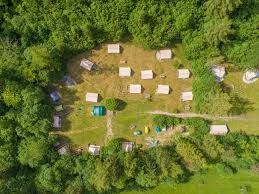
%> input picture test_images/1.jpeg, 259 x 194 px
$ octave building_detection.m   (GNU Octave 9; MATLAB toolbox functions it lacks are replaced by stand-ins)
%> lines starting %> are read from the running program, lines starting %| are printed output that depends on the picture; in (x1, y1, x2, y2) boxes, pixels count from 0 and x2, y2 are one past the last pixel; in counts of white or black regions, pixels touching at a corner belong together; the program's own positions count from 1
clc
clear;
close all;
%I=imread('C:\Users\dumpa\OneDrive\Desktop\Road-extraction-from-satellite-images-master\Road_extraction\test\1.jpeg');
[file,path] = uigetfile('*');
%> the answer given: test_images/1.jpeg
I=imread(fullfile(path,file));
%> I is the input picture: size 194x259x3 uint8; mean R, G, B 107.4, 115.7, 47.7

figure;
imshow(I);  %2
title('Original image');

J=rgb2gray(I);
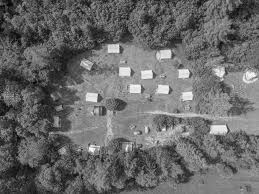
%> J: size 194x259 uint8; min 2, max 253, mean 105.5

figure
imshow(J); %2
title('grayscale image');
K=imadjust(J,[0.5 0.9],[]);
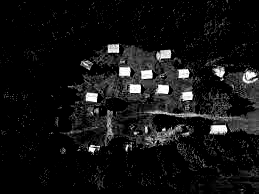
%> K: size 194x259 uint8; min 0, max 255, mean 19.3

figure;
imshow(K); %3

level = graythresh(K);
%> level = 0.351
I=im2bw(K,level);
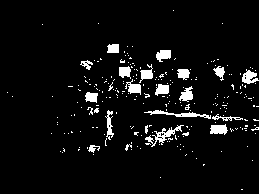
%> I: size 194x259 logical; 5.5% white; 241 white regions (220 under 20 px), largest, box (x1, y1, x2, y2) and area: (145, 125, 184, 147) 228, (144, 110, 211, 119) 196, (242, 69, 259, 84) 147

figure;
imshow(I); %4
title('Binary image after thresholding');


B = medfilt2(I);
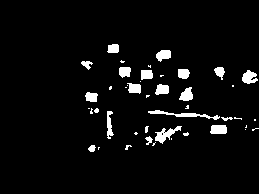
%> B: size 194x259 logical; 4.5% white; 44 white regions (24 under 20 px), largest, box (x1, y1, x2, y2) and area: (148, 110, 220, 120) 213, (155, 126, 182, 144) 193, (242, 70, 258, 84) 148
figure,imshow(B);  %5
title('median filtered image');


im = bwareafilt(B, [1, 10000]);


figure,imshow(im);  %6
%title('');

BW = bwmorph(im,'remove');
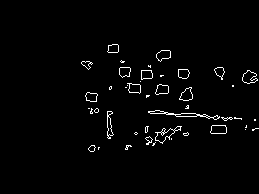
%> BW: size 194x259 logical; 2% white in thin lines or dots, all inside (x1, y1, x2, y2) = (81, 44, 259, 152)
figure,imshow(BW);  %7
title('morphological filtering');

BW1 = edge(BW,'sobel');
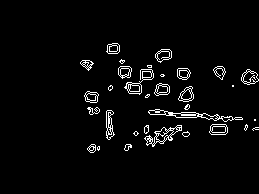
%> BW1: size 194x259 logical; 3.5% white in thin lines or dots, all inside (x1, y1, x2, y2) = (80, 43, 259, 153)
figure,imshow(BW1);  %8
title('edge detection(sobel)');

%> (the run ends here)

$ run again, with test_images/2.jpg copied over test_images/1.jpeg
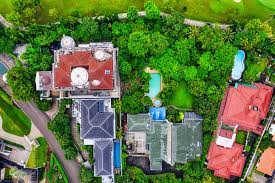
%> input picture test_images/2.jpg, 275 x 183 px
%> I is the input picture: size 183x275x3 uint8; mean R, G, B 98.8, 117.7, 67.5
%> level = 0.322
%> `I=im2bw(K,level);`:
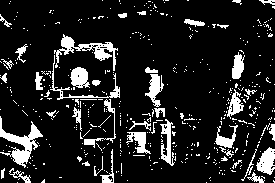
%> I: size 183x275 logical; 13.3% white; 442 white regions (399 under 20 px), largest, box (x1, y1, x2, y2) and area: (0, 116, 43, 168) 714, (54, 34, 118, 71) 624, (256, 147, 275, 175) 335
%> B: size 183x275 logical; 11.1% white; 118 white regions (76 under 20 px), largest, box (x1, y1, x2, y2) and area: (0, 118, 43, 167) 694, (54, 35, 117, 70) 636, (145, 67, 164, 106) 358
%> BW: size 183x275 logical; 4.8% white in thin lines or dots
%> `BW1 = edge(BW,'sobel');`:
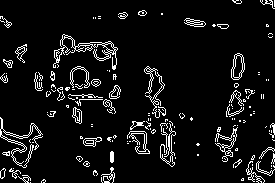
%> BW1: size 183x275 logical; 7.4% white in thin lines or dots

$ run again, with test_images/3.png saved as test_images/1.jpeg
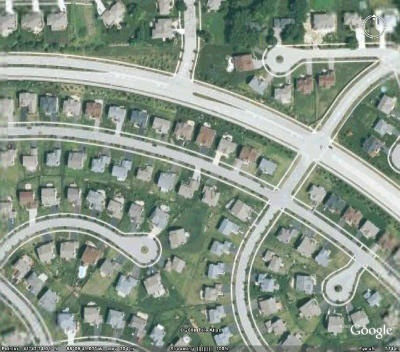
%> input picture test_images/3.png, 400 x 352 px
%> I is the input picture: size 352x400x3 uint8; mean R, G, B 137.5, 150.3, 136.9
%> level = 0.39
%> `I=im2bw(K,level);`:
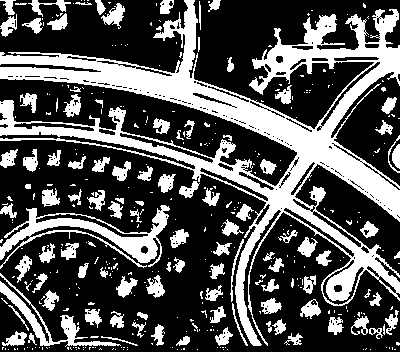
%> I: size 352x400 logical; 32.6% white; 402 white regions (298 under 20 px), largest, box (x1, y1, x2, y2) and area: (0, 0, 400, 346) 28123, (0, 205, 170, 269) 2960, (0, 273, 121, 347) 1334
%> B: size 352x400 logical; 32.1% white; 219 white regions (104 under 20 px), largest, box (x1, y1, x2, y2) and area: (0, 0, 400, 346) 27823, (0, 205, 170, 267) 2712, (0, 282, 119, 347) 1243
%> im: size 352x400 logical; 12.4% white; 218 white regions (104 under 20 px), largest, box (x1, y1, x2, y2) and area: (0, 205, 170, 267) 2712, (0, 282, 119, 347) 1243, (102, 3, 125, 28) 277
%> BW: size 352x400 logical; 4.9% white in thin lines or dots
%> `BW1 = edge(BW,'sobel');`:
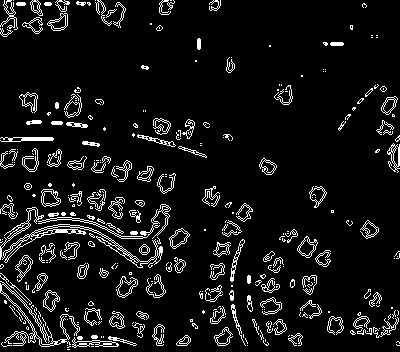
%> BW1: size 352x400 logical; 7.9% white in thin lines or dots

$ run again, with test_images/4.png saved as test_images/1.jpeg
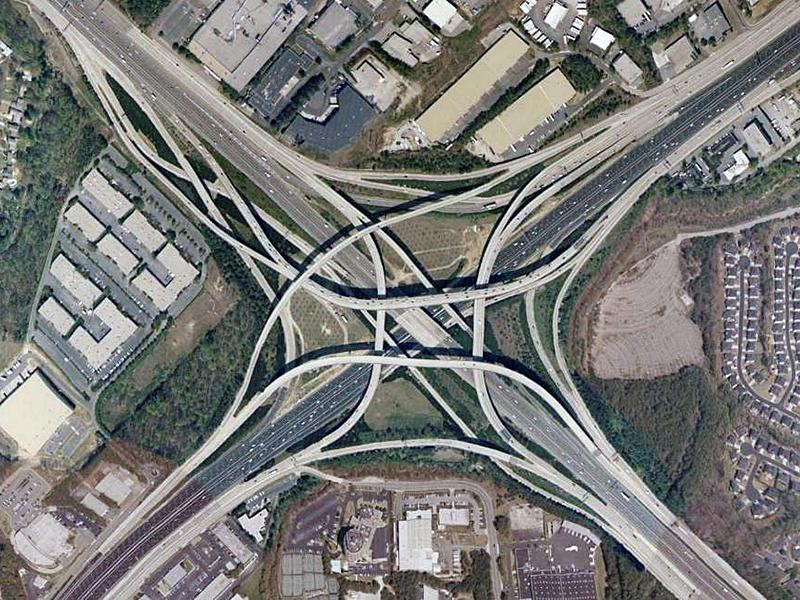
%> input picture test_images/4.png, 800 x 600 px
%> I is the input picture: size 600x800x3 uint8; mean R, G, B 120.8, 121.2, 119.1
%> level = 0.341
%> `I=im2bw(K,level);`:
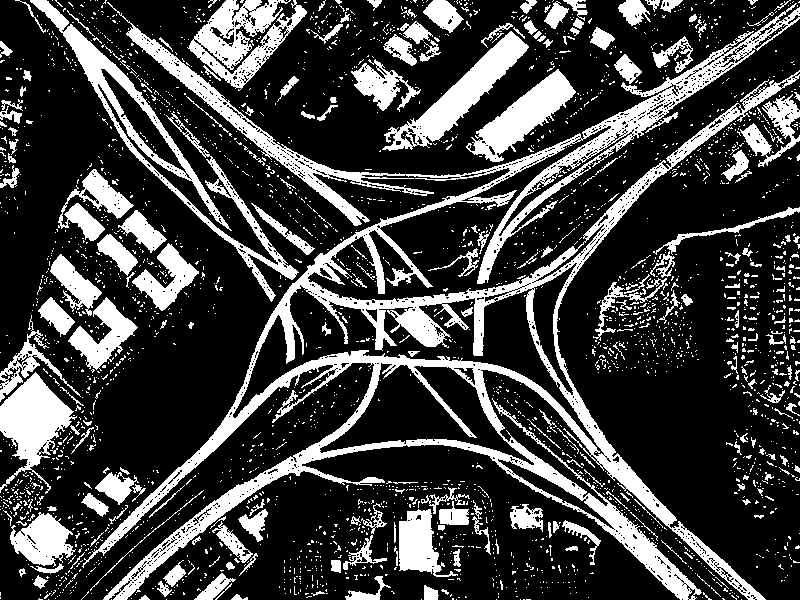
%> I: size 600x800 logical; 25.1% white; 2851 white regions (2618 under 20 px), largest, box (x1, y1, x2, y2) and area: (82, 2, 800, 600) 49032, (30, 0, 299, 302) 7116, (187, 0, 307, 91) 4655
%> B: size 600x800 logical; 24% white; 895 white regions (714 under 20 px), largest, box (x1, y1, x2, y2) and area: (83, 24, 799, 600) 43183, (477, 4, 800, 284) 7666, (30, 0, 298, 301) 7039
%> im: size 600x800 logical; 15% white; 894 white regions (714 under 20 px), largest, box (x1, y1, x2, y2) and area: (477, 4, 800, 284) 7666, (30, 0, 298, 301) 7039, (188, 0, 307, 89) 4911
%> BW: size 600x800 logical; 4.1% white in thin lines or dots
%> `BW1 = edge(BW,'sobel');`:
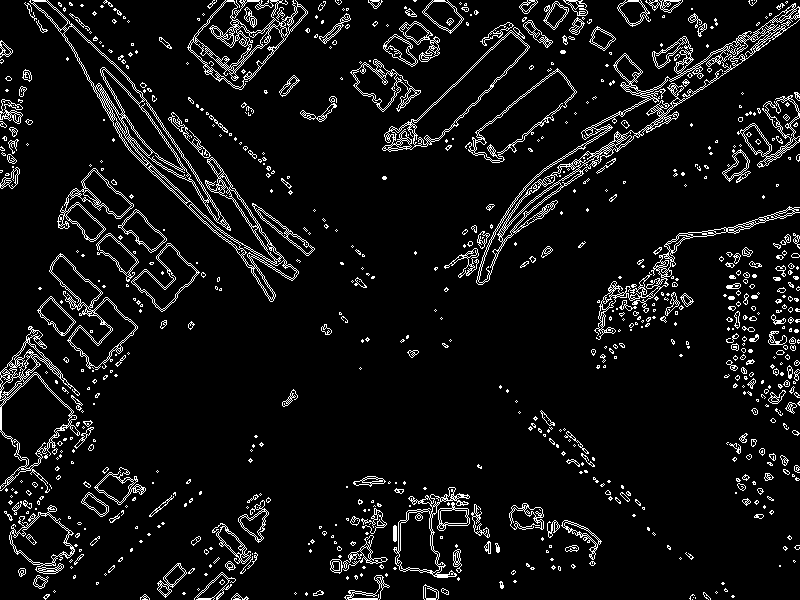
%> BW1: size 600x800 logical; 7.2% white in thin lines or dots
